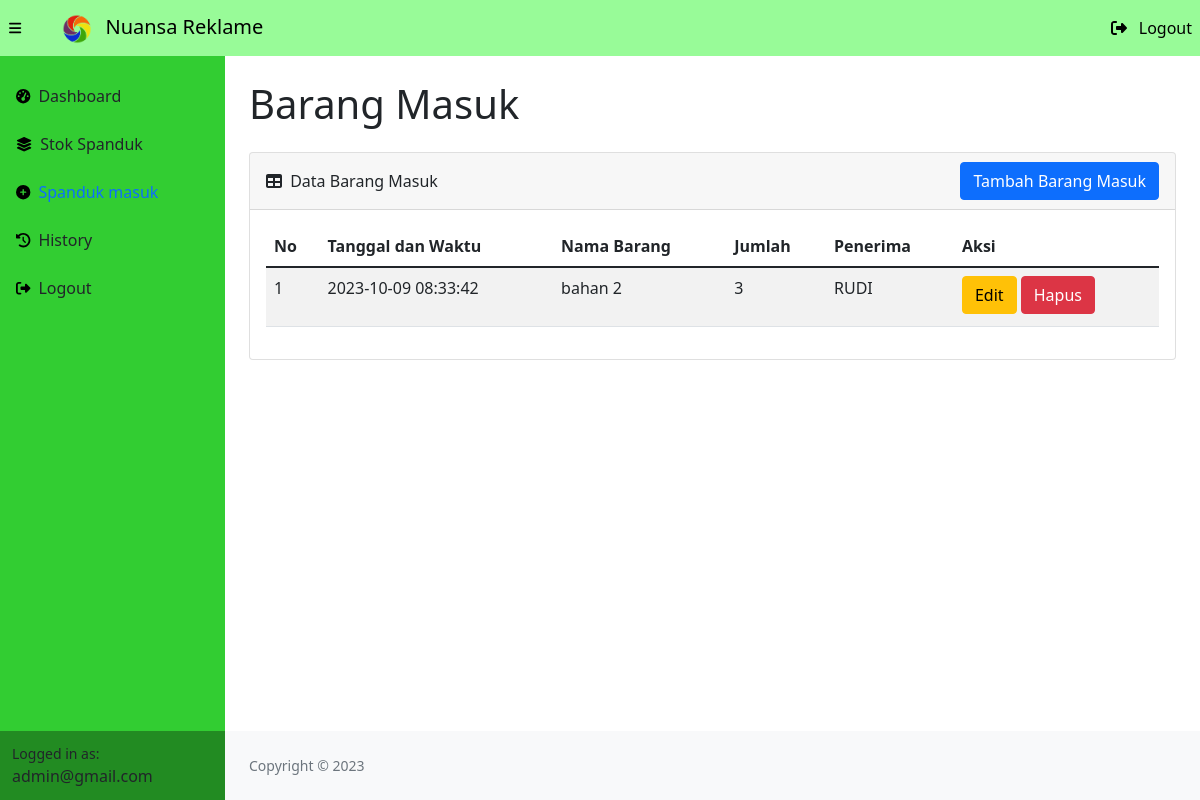
/barang_masuk.php (signed in), run on the app's committed database.
### tables this page shows
CREATE TABLE `masuk` (
  `idmasuk` int(11) NOT NULL,
  `idbarang` int(11) NOT NULL,
  `tanggal` timestamp NOT NULL DEFAULT current_timestamp(),
  `qty` int(11) NOT NULL,
  `penerima` varchar(25) NOT NULL
);

CREATE TABLE `stock` (
  `idbarang` int(11) NOT NULL,
  `namabarang` varchar(25) NOT NULL,
  `deskripsi` varchar(25) NOT NULL,
  `stock` int(11) NOT NULL,
  `status` enum('belum_terverifikasi','terverifikasi') NOT NULL DEFAULT 'belum_terverifikasi'
);

### get_barang_masuk.php (called while the page is built, shortened)
<?php
require 'config/db_connect.php';
$sql = "SELECT * FROM masuk, stock WHERE masuk.idbarang = stock.idbarang";
$result = mysqli_query($conn, $sql);
$data_barang_masuk = mysqli_fetch_all($result, MYSQLI_ASSOC);
?>

### barang_masuk.php (the view, shortened to what this page needs)
<?php
require 'get_stok_barang.php';
require 'get_barang_masuk.php';
?>
<!DOCTYPE html>
<html lang="en">
    <head>
        <link href="css/styles.css" rel="stylesheet" />
    </head>
    <body class="sb-nav-fixed">
        <?php require 'templates/topnavigation.php'; ?>
        <div id="layoutSidenav">
            <?php require 'templates/sidenavigation.php'; ?>
            <div id="layoutSidenav_content">
                <main>
                    <div class="container-fluid px-sm-4">
                        <h1 class="my-4">Barang Masuk</h1>
                        <div class="card mb-4">
                            <div class="card-header d-flex justify-content-between align-items-sm-center flex-column flex-sm-row">
                                <div class="py-2">
                                    <i class="fas fa-table me-1"></i>
                                    Data Barang Masuk
                                </div>
                                <button type="button" class="btn btn-primary mr-auto" data-bs-toggle="modal" data-bs-target="#tambah">
                                    Tambah Barang Masuk
                                </button>
                            </div>
                            <div class="card-body">
                                <table id="datatablesSimple" class="table table-striped">
                                    <thead>
                                        <tr>
                                            <th>No</th>
                                            <th>Tanggal dan Waktu</th>
                                            <th>Nama Barang</th>
                                            <th>Jumlah</th>
                                            <th>Penerima</th>
                                            <th>Aksi</th>
                                        </tr>
                                    </thead>
                                    <tbody>
                                        <?php $i = 1; ?>
                                        <?php foreach($data_barang_masuk as $item): ?>
                                            <tr>
                                                <td><?php echo $i; ?></td>
                                                <td><?php echo $item['tanggal']; ?></td>
                                                <td><?php echo $item['namabarang']; ?></td>
                                                <td><?php echo $item['qty']; ?></td>
                                                <td><?php echo $item['penerima']; ?></td>
                                                <td>
                                                    <button type="button" class="btn btn-warning mb-1" data-bs-toggle="modal" data-bs-target="#edit<?php echo $item['idmasuk']; ?>">
                                                        Edit
                                                    </button>
                                                    <button type="button" class="btn btn-danger mb-1" data-bs-toggle="modal" data-bs-target="#hapus<?php echo $item['idmasuk']; ?>">
                                                        Hapus
                                                    </button>
                                                </td>
                                            </tr>
                                            <?php $i++; ?>
                                        <?php endforeach ?>
                                    </tbody>
                                </table>
                            </div>
                        </div>
                    </div>
                </main>
                <?php require 'templates/footer.php'; ?>
            </div>
        </div>
        <link href="https://cdn.jsdelivr.net/npm/simple-datatables@latest/dist/style.css" rel="stylesheet" type="text/css">
    </body>
</html>

### data on the page
masuk: tanggal "2023-10-09 08:33:42", idbarang.namabarang "bahan 2", qty "3", penerima "RUDI"

### other printed values
$_SESSION['email'] "admin@gmail.com"
